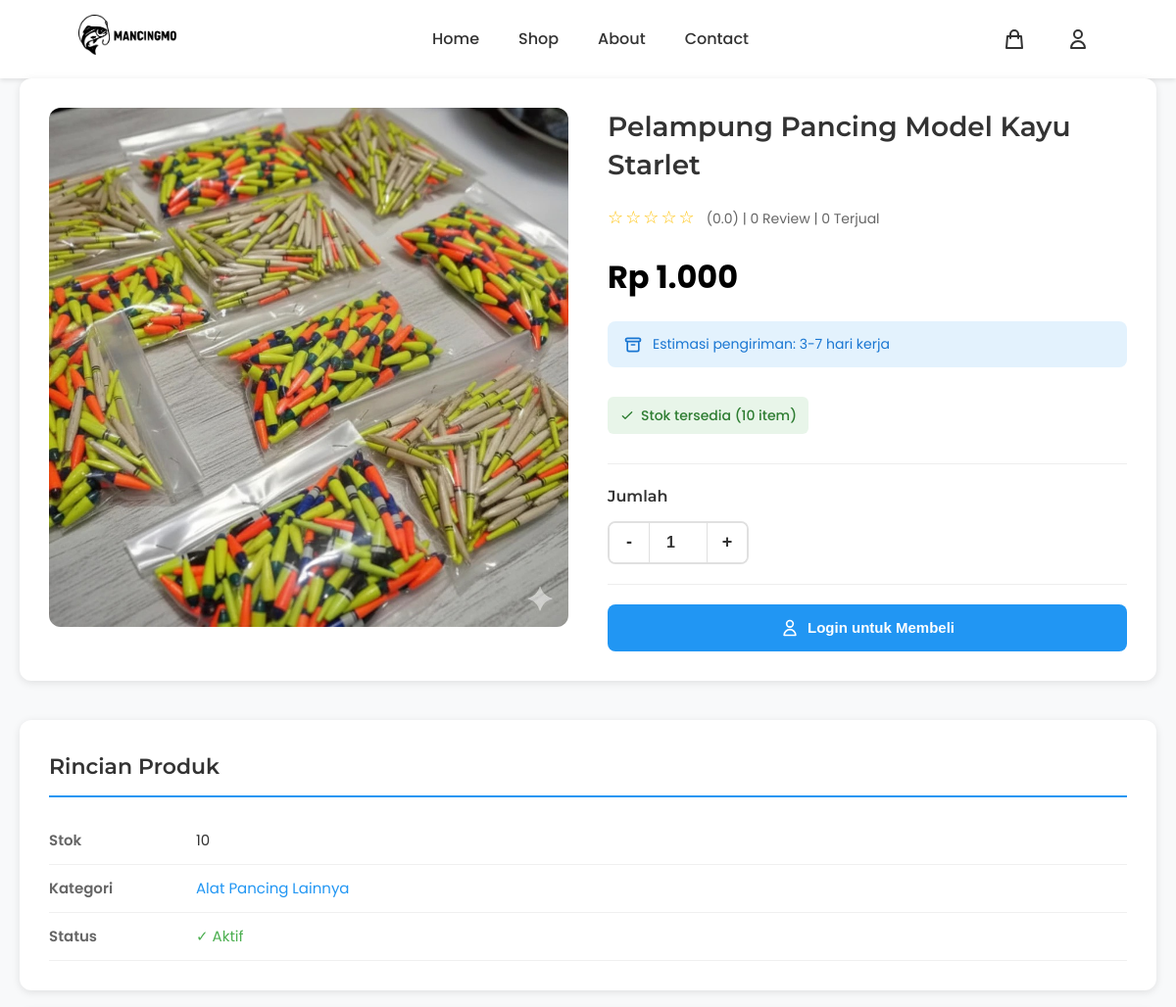
Before: /product/pelampung-pancing-model-kayu-starlet/ (upper part) with the older database file.
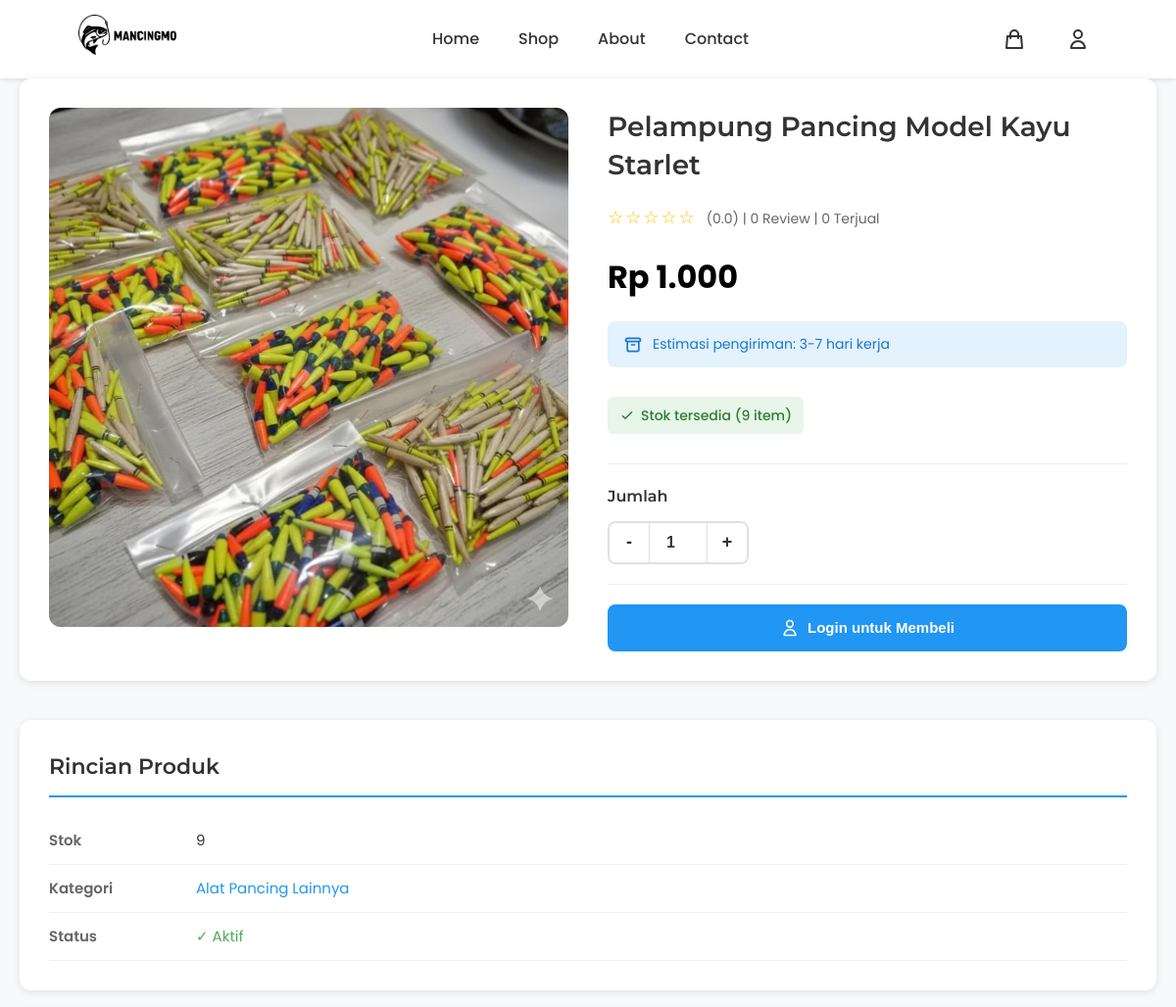
After: the same page with the newer database file.
### products/models.py (models this page shows, shortened)
class Product(models.Model):
    name = models.CharField(max_length=300, verbose_name="Nama Produk")
    slug = models.SlugField(unique=True, blank=True, verbose_name="Slug")
    description = models.TextField(verbose_name="Deskripsi")
    price = models.DecimalField(max_digits=10, decimal_places=0, verbose_name="Harga")
    category = models.ForeignKey(Category, on_delete=models.CASCADE, related_name='products', verbose_name="Kategori")
    stock = models.IntegerField(default=0, verbose_name="Stok")
    image = models.ImageField(upload_to='products/', blank=True, null=True, verbose_name="Gambar")
    is_active = models.BooleanField(default=True, verbose_name="Aktif")
    featured = models.BooleanField(default=False, verbose_name="Unggulan")
    created_at = models.DateTimeField(auto_now_add=True, verbose_name="Dibuat Pada")
    updated_at = models.DateTimeField(auto_now=True, verbose_name="Diperbarui Pada")
    class Meta:
        verbose_name = "Produk"
        verbose_name_plural = "Produk"
        ordering = ['-created_at']
        app_label = 'products'

class Category(models.Model):
    name = models.CharField(max_length=200, verbose_name="Nama Kategori")
    slug = models.SlugField(unique=True, blank=True, verbose_name="Slug")
    description = models.TextField(blank=True, verbose_name="Deskripsi")
    created_at = models.DateTimeField(auto_now_add=True, verbose_name="Dibuat Pada")
    class Meta:
        verbose_name = "Kategori"
        verbose_name_plural = "Kategori"
        ordering = ['name']
        app_label = 'products'

### products/views.py (the view, shortened to what this page needs)
# urls.py: path('product/<slug:slug>/', views.product_detail, name='product_detail'),
def product_detail(request, slug):
    product = get_object_or_404(Product, slug=slug, is_active=True)
    related_products = Product.objects.filter(
        category=product.category,
        is_active=True
    ).exclude(id=product.id)[:4]
    reviews = product.reviews.select_related('user', 'user__profile').all()
    rating_stats = product.reviews.aggregate(
        average=Avg('rating'),
        total=Count('id')
    )
    user_review = None
    can_review = False
    context = {
        'product': product,
        'related_products': related_products,
        'reviews': reviews,
        'rating_stats': rating_stats,
        'user_review': user_review,
        'can_review': can_review,
    }
    return render(request, 'product_detail.html', context)

### products/templatetags/currency_filters.py (called while the page is built)
@register.filter
def rupiah(value):
    try:
        value = float(value)
        formatted = "{:,.0f}".format(value).replace(',', '.')
        return formatted
    except (ValueError, TypeError):
        return value

### templates/product_detail.html (shortened to what the changed rows need)
{% extends 'base.html' %}
{% load static %}
{% load currency_filters %}
{% block extra_css %}
<link rel="stylesheet" href="{% static 'css/product_detail.css' %}">
{% endblock %}
{% block content %}
<div class="container">
    <div class="product-detail">
        <div class="product-image-container">
            <div class="main-image-wrapper">
                {% if product.images.exists %}
                    <img src="{{ product.images.first.image.url }}" alt="{{ product.name }}" id="mainImage">
                {% elif product.image %}
                    <img src="{{ product.image.url }}" alt="{{ product.name }}" id="mainImage">
                {% else %}
                    <img src="{% static 'image/no-image.png' %}" alt="No Image" id="mainImage">
                {% endif %}
            </div>
        </div>
        <div class="product-info">
            <h1>{{ product.name }}</h1>
            <div class="rating">
                <span class="stars">
                </span>
                <span class="rating-text">
                </span>
            </div>
            <div class="price">Rp {{ product.price|rupiah }}</div>
            <div class="delivery-info">
                <svg width="20" height="20" fill="none" stroke="currentColor" viewBox="0 0 24 24">
                    <path stroke-linecap="round" stroke-linejoin="round" stroke-width="2" d="M5 8h14M5 8a2 2 0 110-4h14a2 2 0 110 4M5 8v10a2 2 0 002 2h10a2 2 0 002-2V8m-9 4h4"/>
                </svg>
                Estimasi pengiriman: 3-7 hari kerja
            </div>
            <div class="stock-info">
                {% if product.stock > 0 %}
                <span class="stock-badge in-stock">
                    <svg width="16" height="16" fill="none" stroke="currentColor" viewBox="0 0 24 24">
                        <path stroke-linecap="round" stroke-linejoin="round" stroke-width="2" d="M5 13l4 4L19 7"/>
                    </svg>
                    Stok tersedia ({{ product.stock }} item)
                </span>
                {% endif %}
            </div>
            {% if product.stock > 0 %}
            <form method="post" action="{% url 'add_to_cart' product.id %}" id="addToCartForm">
                <div class="quantity-section">
                </div>
                <div class="action-buttons">
                </div>
            </form>
            {% else %}
            <div class="action-buttons">
                <button class="btn btn-cart" disabled>Stok Habis</button>
            </div>
            {% endif %}
        </div>
    </div>
    <div class="detail-section">
        <h2>Rincian Produk</h2>
        <table class="detail-table">
            <tr>
                <td>Stok</td>
                <td>{{ product.stock }}</td>
            </tr>
            <tr>
                <td><a href="{% url 'shop' %}?category={{ product.category.slug }}">{{ product.category.name }}</a></td>
            </tr>
        </table>
    </div>
</div>
{% endblock %}

Changed rows visible on the page:
changed Product "Pelampung Pancing Model Kayu Starlet": stock "10" → "9"
